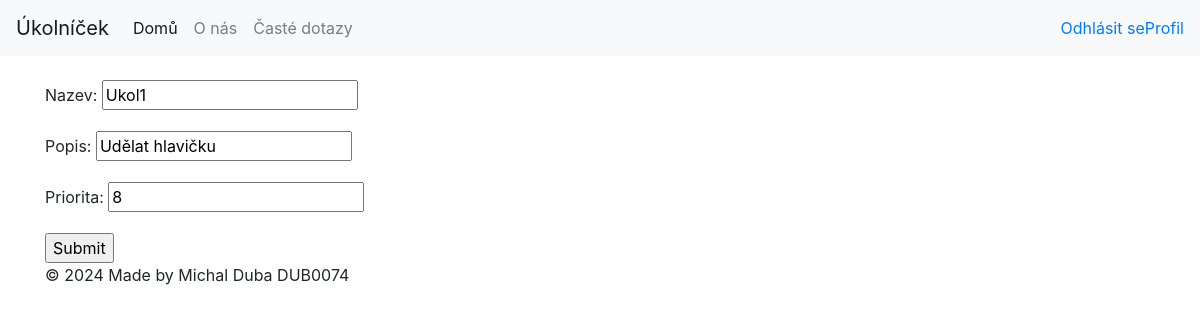
/editTask/3/ (signed in), run on the app's committed database.
### UkolnicekApp/models.py (models this page shows, shortened)
class Ukol(models.Model):
    ukol_id = models.AutoField(primary_key=True)
    nazev = models.CharField(max_length=25, null=False)
    popis = models.CharField(max_length=255, null=False)
    priorita = models.IntegerField(null=False)
    stav_ukolu = models.ForeignKey(StavUkolu, on_delete=models.DO_NOTHING)
    nejzazsi_termin = models.DateTimeField(null=False)
    projekt = models.ForeignKey(Projekt, on_delete=models.DO_NOTHING)
    uzivatel = models.ForeignKey(Uzivatel, on_delete=models.DO_NOTHING, blank=True, null=True)
    datum_vybrani = models.DateTimeField(blank=True, null=True)
    datum_dokonceni = models.DateTimeField(blank=True, null=True)
    predpo_cas = models.IntegerField(null=False)
    datum_vytvoreni = models.DateTimeField(null=False)
    posledni_zmena = models.DateTimeField(blank=True)

### UkolnicekApp/views.py (the view)
# urls.py: path('editTask/<int:task_id>/', views.editTask, name='editTask'),
def editTask(request, task_id):
    if (request.method == 'POST'):
        task = get_object_or_404(Ukol, pk = task_id)
        editTaskForm = EditTaskForm(request.POST, instance=task)
        if (editTaskForm.is_valid()):
            editTaskForm.save()
            return redirect('project', task.projekt.projekt_id)
    else:
        loggedIn = isUserLoggedIn(request)
        task = get_object_or_404(Ukol, pk = task_id)
        editTaskForm = EditTaskForm(instance=task)
        if (loggedIn):
            userId = request.session["user_id"]
        return render(request, 'UkolnicekApp/editTask.html', {'editTaskForm': editTaskForm, 'task_id': task_id, 'loggedIn': loggedIn, 'userId': userId})

### UkolnicekApp/forms.py
class EditTaskForm(forms.ModelForm):
    class Meta:
        model = Ukol
        fields = ["nazev", "popis", "priorita"]

### UkolnicekApp/views.py (called while the page is built)
def isUserLoggedIn(request):
    if ("username" not in request.session):
        request.session["username"] = None
        request.session["user_id"] = None
    if (request.session["username"] != None):
        return True
    return False

### templates/UkolnicekApp/editTask.html (shortened to what this page needs)
{% extends 'UkolnicekApp/base.html' %}
{% block content %}
<form method="post" action="{% url 'editTask' task_id %}">{% csrf_token %}
    {{editTaskForm.as_p}}
    <input type='submit' value='Submit'>
</form>
{% endblock %}

### data on the page
Ukol: nazev "Ukol1", popis "Udělat hlavičku", priorita "8"
